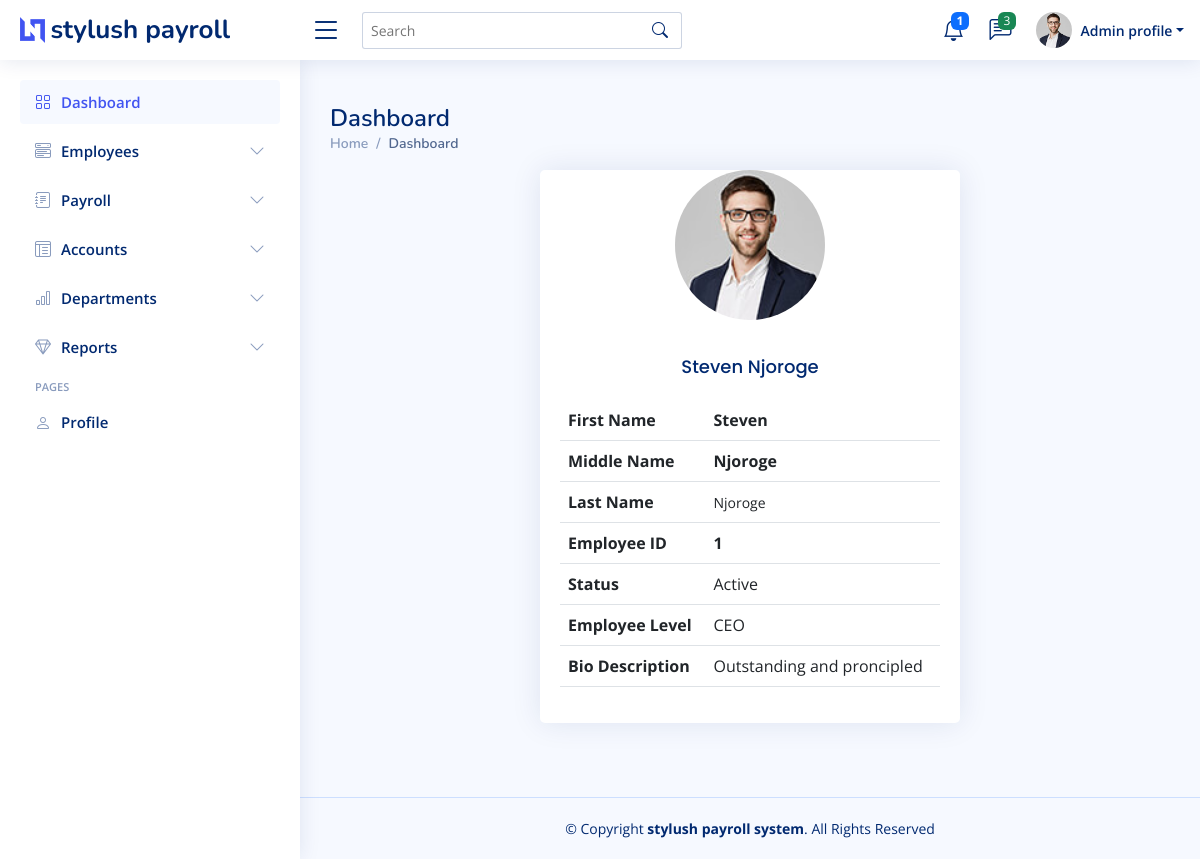
Screenshot of /home/profile/ (signed in) with the database file from the repository.
### first/models.py (models this page shows)
class Manager(models.Model):
    MANAGER_STATUS = (
        ('ACTIVE','Active'),
        ('DORMANT','Dormant'),
    )
    EMPLOYEE_LEVER = (
        ('CEO', 'CEO'),
        ('MANAGER', 'Manager'),
    )
    employee_id = models.IntegerField()
    first_name = models.CharField(max_length=255,blank=True)
    middle_name = models.CharField(max_length=255,blank=True)
    last_name = models.CharField(max_length=255,blank=True)
    username = models.CharField(max_length=128,blank=True)
    password = models.IntegerField()
    confirm_password = models.IntegerField()
    status = models.CharField(max_length=50, choices=MANAGER_STATUS)
    employee_lever = models.CharField(max_length=100, choices=EMPLOYEE_LEVER)
    profile_image = models.ImageField(upload_to='upload/',  default = 'a.png')
    bio_descrption = models.TextField(blank=True)

### first/views.py (the view)
# urls.py: path('profile/', views.profile, name='profile'),
@login_required
def profile(request):
    managers =  Manager.objects.all()
    context = {
        'managers' : managers
    }
    return render(request, 'Dashboard/profile.html', context)

### first/templates/Dashboard/profile.html (shortened to what this page needs)
<!DOCTYPE html>
{% load static %}
<html lang="en">
<head>
  <link href="{% static 'vendor/bootstrap/css/bootstrap.min.css' %}" rel="stylesheet">
  <link href="{% static 'vendor/bootstrap-icons/bootstrap-icons.css' %}" rel="stylesheet">
  <link href="{% static 'vendor/boxicons/css/boxicons.min.css' %}" rel="stylesheet">
  <link href="{% static 'vendor/quill/quill.snow.css' %}" rel="stylesheet">
  <link href="{% static 'vendor/quill/quill.bubble.css' %}" rel="stylesheet">
  <link href="{% static 'vendor/remixicon/remixicon.css' %}" rel="stylesheet">
  <link href="{% static 'vendor/simple-datatables/style.css' %}" rel="stylesheet">
  <link href="{% static 'css/style.css' %}" rel="stylesheet">
</head>
<body>
  <header id="header" class="header fixed-top d-flex align-items-center">
    <div class="d-flex align-items-center justify-content-between">
      <a href="{% url 'index' %}" class="logo d-flex align-items-center">
        <img src="{% static 'img/logo.png'  %}" alt="">
        <span class="d-none d-lg-block">stylush payroll</span>
      </a>
      <i class="bi bi-list toggle-sidebar-btn"></i>
    </div>
    <div class="search-bar">
      <form class="search-form d-flex align-items-center" method="POST" action="#">
        <input type="text" name="query" placeholder="Search" title="Enter search keyword">
        <button type="submit" title="Search"><i class="bi bi-search"></i></button>
      </form>
    </div>
    <nav class="header-nav ms-auto">
      <ul class="d-flex align-items-center">
        <li class="nav-item dropdown">
          <a class="nav-link nav-icon" href="#" data-bs-toggle="dropdown">
            <i class="bi bi-bell"></i>
            <span class="badge bg-primary badge-number"><b>1</b></span>
          </a>
        </li>
        <li class="nav-item dropdown">
          <a class="nav-link nav-icon" href="#" data-bs-toggle="dropdown">
            <i class="bi bi-chat-left-text"></i>
            <span class="badge bg-success badge-number">3</span>
          </a>
        </li>
        <li class="nav-item dropdown pe-3">
          <a class="nav-link nav-profile d-flex align-items-center pe-0" href="#" data-bs-toggle="dropdown">
            <img src="{% static 'img/profile-img.jpg'   %}" alt="Profile" class="rounded-circle">
            <span class="d-none d-md-block dropdown-toggle ps-2">Admin profile</span>
          </a>
        </li>
      </ul>
    </nav>
  </header>
  <aside id="sidebar" class="sidebar">
    <ul class="sidebar-nav" id="sidebar-nav">
      <li class="nav-item">
        <a class="nav-link " href="{% url 'index' %}">
          <i class="bi bi-grid"></i>
          <span>Dashboard</span>
        </a>
      </li>
      <li class="nav-item">
        <a class="nav-link collapsed" data-bs-target="#components-nav" data-bs-toggle="collapse" href="#">
          <i class="bi bi-menu-button-wide"></i><span>Employees</span><i class="bi bi-chevron-down ms-auto"></i>
        </a>
      </li>
      <li class="nav-item">
        <a class="nav-link collapsed" data-bs-target="#forms-nav" data-bs-toggle="collapse" href="#">
          <i class="bi bi-journal-text"></i><span>Payroll</span><i class="bi bi-chevron-down ms-auto"></i>
        </a>
      </li>
      <li class="nav-item">
        <a class="nav-link collapsed" data-bs-target="#tables-nav" data-bs-toggle="collapse" href="#">
          <i class="bi bi-layout-text-window-reverse"></i><span>Accounts</span><i class="bi bi-chevron-down ms-auto"></i>
        </a>
      </li>
      <li class="nav-item">
        <a class="nav-link collapsed" data-bs-target="#charts-nav" data-bs-toggle="collapse" href="#">
          <i class="bi bi-bar-chart"></i><span>Departments</span><i class="bi bi-chevron-down ms-auto"></i>
        </a>
      </li>
      <li class="nav-item">
        <a class="nav-link collapsed" data-bs-target="#icons-nav" data-bs-toggle="collapse" href="#">
          <i class="bi bi-gem"></i><span>Reports</span><i class="bi bi-chevron-down ms-auto"></i>
        </a>
      </li>
      <li class="nav-heading">Pages</li>
      <li class="nav-item">
        <a class="nav-link collapsed" href="{% url 'profile'   %}">
          <i class="bi bi-person"></i>
          <span>Profile</span>
        </a>
      </li>
    </ul>
  </aside>
                                           END SIDE BAR
<main id="main" class="main">
  <div class="pagetitle">
    <h1>Dashboard</h1>
    <nav>
      <ol class="breadcrumb">
        <li class="breadcrumb-item"><a href="{% url 'index' %}">Home</a></li>
        <li class="breadcrumb-item active">Dashboard</li>
      </ol>
    </nav>
  </div>
  <section class="section dashboard">
    <div class="row">
      <div class="container ">
        <div class="col">
          <div class="col-md-6 offset-md-3">
            <div class="card">
              <div class="card-body">
                <div class="text-center">
                  <img src="{% static 'img/profile-img.jpg'   %}" class="img-fluid rounded-circle" alt="Profile Image" style="width: 150px; height: 150px;">
                </div>
               <div>
                {% for manager in managers %}
                <h3 class="card-title text-center mt-3">{{ manager.first_name }} {{ manager.last_name }}</h3>
                <table class="table">
                  <tbody>
                    <tr>
                      <th>First Name</th>
                      <td><b>{{ manager.first_name }}</b></td>
                    </tr>
                    <tr>
                      <th>Middle Name</th>
                      <td><b>{{ manager.middle_name }}</b></td>
                    </tr>
                    <tr>
                      <th>Last Name</th>
                      <td><small>{{ manager.last_name }}</small></td>
                    </tr>
                    <tr>
                      <th>Employee ID</th>
                      <td><b>{{ manager.employee_id }}</b></td>
                    </tr>
                    <tr>
                      <th>Status</th>
                      <td>Active</td>
                    </tr>
                    <tr>
                      <th>Employee Level</th>
                      <td>CEO</td>
                    </tr>
                    <tr>
                      <th>Bio Description</th>
                      <td>{{ manager.bio_descrption }}</td>
                    </tr>
                  </tbody>
                </table>
                {% endfor %}
               </div>
              </div>
            </div>
          </div>
        </div>
      </div>
    </div>
  </section>
</main>
  <footer id="footer" class="footer">
    <div class="copyright">
      &copy; Copyright <strong><span>stylush payroll system</span></strong>. All Rights Reserved
    </div>
  </footer>
</body>
</html>

### static/css/style.css (style rules this page uses)
:root { scroll-behavior: smooth; }
body { font-family: "Open Sans", sans-serif; background: #f6f9ff; color: #444444; }
a { color: #4154f1; text-decoration: none; }
h1, h2, h3, h4, h5, h6 { font-family: "Nunito", sans-serif; }
#main { margin-top: 60px; padding: 20px 30px; transition: all 0.3s; }
.pagetitle { margin-bottom: 10px; }
.pagetitle h1 { font-size: 24px; margin-bottom: 0; font-weight: 600; color: #012970; }
.card { margin-bottom: 30px; border: none; border-radius: 5px; box-shadow: 0px 0 30px rgba(1, 41, 112, 0.1); }
.card-title { padding: 20px 0 15px 0; font-size: 18px; font-weight: 500; color: #012970; font-family: "Poppins", sans-serif; }
.card-body { padding: 0 20px 20px 20px; }
.breadcrumb { font-size: 14px; font-family: "Nunito", sans-serif; color: #899bbd; font-weight: 600; }
.breadcrumb a { color: #899bbd; transition: 0.3s; }
.breadcrumb .breadcrumb-item::before { color: #899bbd; }
.breadcrumb .active { color: #51678f; font-weight: 600; }
.logo { line-height: 1; }
@media (min-width: 1200px) { .logo { width: 280px; } }
.logo img { max-height: 26px; margin-right: 6px; }
.logo span { font-size: 26px; font-weight: 700; color: #012970; font-family: "Nunito", sans-serif; }
.header { transition: all 0.5s; z-index: 997; height: 60px; box-shadow: 0px 2px 20px rgba(1, 41, 112, 0.1); background-color: #fff; padding-left: 20px; }
.header .toggle-sidebar-btn { font-size: 32px; padding-left: 10px; cursor: pointer; color: #012970; }
.header .search-bar { min-width: 360px; padding: 0 20px; }
.header .search-form { width: 100%; }
.header .search-form input { border: 0; font-size: 14px; color: #012970; border: 1px solid rgba(1, 41, 112, 0.2); padding: 7px 38px 7px 8px; border-radius: 3px; transition: 0.3s; width: 100%; }
.header .search-form button { border: 0; padding: 0; margin-left: -30px; background: none; }
.header .search-form button i { color: #012970; }
.header-nav ul { list-style: none; }
.header-nav>ul { margin: 0; padding: 0; }
.header-nav .nav-icon { font-size: 22px; color: #012970; margin-right: 25px; position: relative; }
.header-nav .nav-profile { color: #012970; }
.header-nav .nav-profile img { max-height: 36px; }
.header-nav .nav-profile span { font-size: 14px; font-weight: 600; }
.header-nav .badge-number { position: absolute; inset: -2px -5px auto auto; font-weight: normal; font-size: 12px; padding: 3px 6px; }
.sidebar { position: fixed; top: 60px; left: 0; bottom: 0; width: 300px; z-index: 996; transition: all 0.3s; padding: 20px; overflow-y: auto; scrollbar-width: thin; scrollbar-color: #aab7cf transparent; box-shadow: 0px 0px 20px rgba(1, 41, 112, 0.1); background-color: #fff; }
@media (min-width: 1200px) { #main, #footer { margin-left: 300px; } }
.sidebar-nav { padding: 0; margin: 0; list-style: none; }
.sidebar-nav li { padding: 0; margin: 0; list-style: none; }
.sidebar-nav .nav-item { margin-bottom: 5px; }
.sidebar-nav .nav-heading { font-size: 11px; text-transform: uppercase; color: #899bbd; font-weight: 600; margin: 10px 0 5px 15px; }
.sidebar-nav .nav-link { display: flex; align-items: center; font-size: 15px; font-weight: 600; color: #4154f1; transition: 0.3; background: #f6f9ff; padding: 10px 15px; border-radius: 4px; }
.sidebar-nav .nav-link i { font-size: 16px; margin-right: 10px; color: #4154f1; }
.sidebar-nav .nav-link.collapsed { color: #012970; background: #fff; }
.sidebar-nav .nav-link.collapsed i { color: #899bbd; }
.sidebar-nav .nav-link .bi-chevron-down { margin-right: 0; transition: transform 0.2s ease-in-out; }
.footer { padding: 20px 0; font-size: 14px; transition: all 0.3s; border-top: 1px solid #cddfff; }
.footer .copyright { text-align: center; color: #012970; }

### rows the page displays
Manager: first_name "Steven", last_name "Njoroge", middle_name "Njoroge", employee_id "1", bio_descrption "Outstanding and proncipled"
